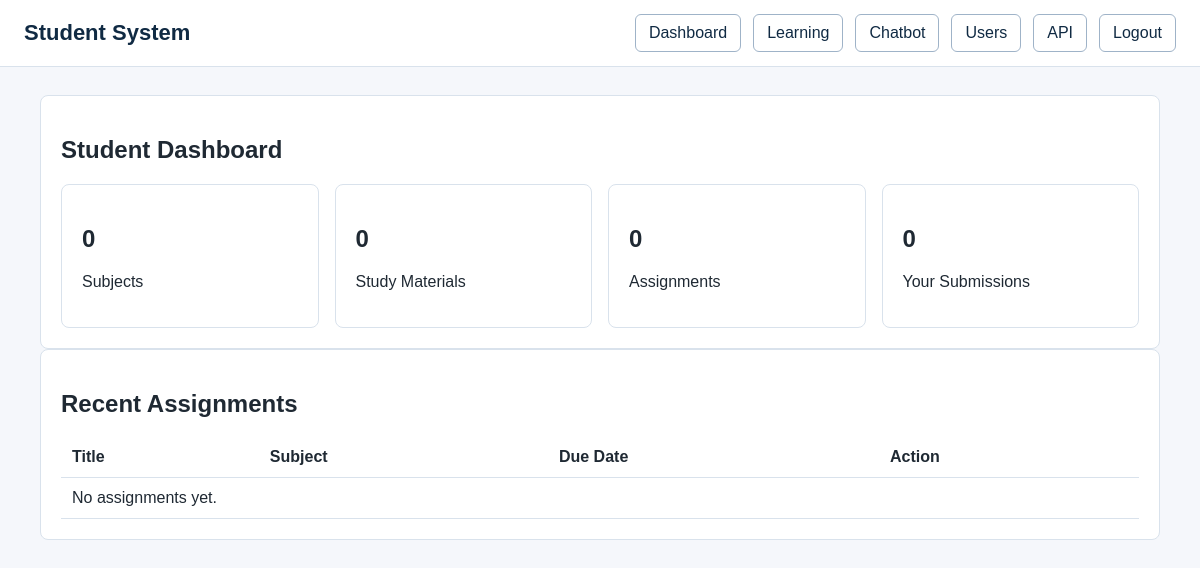
The page /accounts/dashboard/student/ (signed in) on the database as committed earlier.
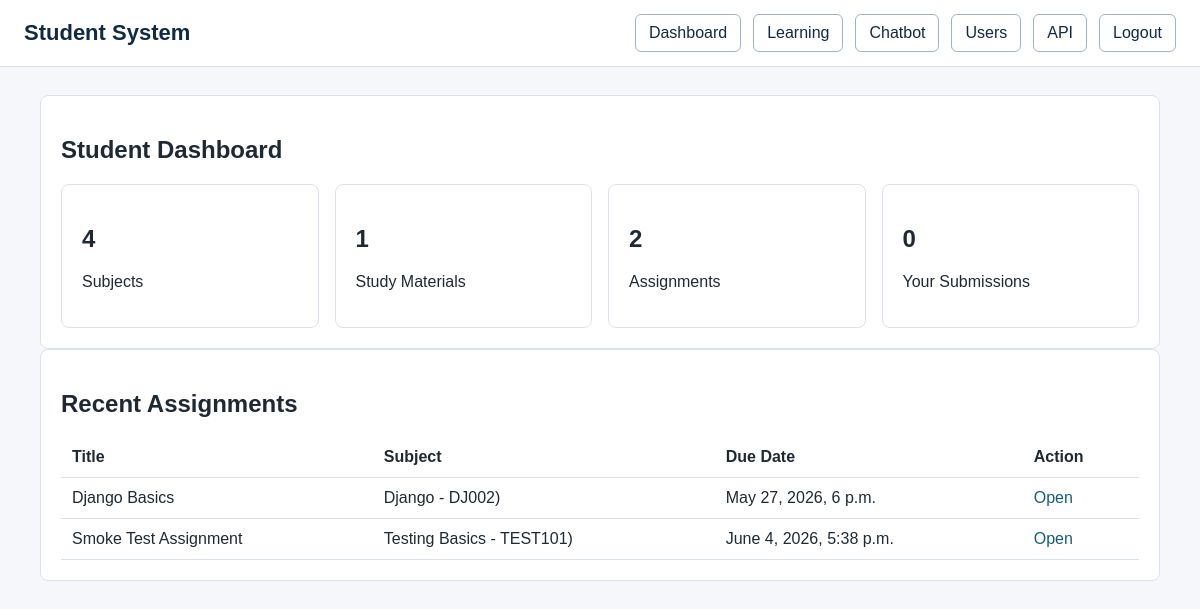
The same page on the database as committed later.
### learning/models.py (models this page shows, shortened)
class Assignment(models.Model):
    subject = models.ForeignKey(Subject, on_delete=models.CASCADE, related_name="assignments")
    title = models.CharField(max_length=200)
    description = models.TextField(blank=True, null=True)
    file= models.FileField(upload_to='assignments/', blank=True, null=True)
    due_date = models.DateTimeField()
    created_by = models.ForeignKey(
        settings.AUTH_USER_MODEL, on_delete=models.SET_NULL,
        null=True, related_name="assignments_created")
    created_at = models.DateTimeField(auto_now_add=True)
    class Meta:
        ordering = ['due_date']

class Subject(models.Model):
    name = models.CharField(max_length=100)
    code = models.CharField(max_length=20, unique=True)
    description = models.TextField(blank=True, null=True)
    created_at = models.DateTimeField(auto_now_add=True)
    created_by = models.ForeignKey(
        settings.AUTH_USER_MODEL, on_delete=models.SET_NULL,
        null=True, related_name="subjects_created")
    def __str__(self):
        return f"{self.name} - {self.code})"

### accounts/views.py (the view)
# urls.py: path("dashboard/student/", views.student_dashboard, name="student_dashboard"),
@login_required
def student_dashboard(request):
    profile = getattr(request.user, 'student_profile', None)
    submissions = AssignmentSubmission.objects.filter(student=request.user)
    context = {
        'profile': profile,
        'subject_count': Subject.objects.count(),
        'material_count': StudyMaterials.objects.count(),
        'assignment_count': Assignment.objects.count(),
        'submission_count': submissions.count(),
        'recent_assignments': Assignment.objects.order_by('-created_at')[:5],
    }
    return render(request, 'accounts/student_dashboard.html', context)

### accounts/models.py (called while the page is built)
    def is_admin_role(self):
        return self.role in [self.Roles.ADMIN, self.Roles.SUPER_ADMIN] or self.is_superuser

### templates/accounts/student_dashboard.html (shortened to what this page needs)
{% extends 'includes/base.html' %}
{% block content %}
<section class="panel">
    <h1>Student Dashboard</h1>
    <div class="grid">
        <div class="card"><h2>{{ subject_count }}</h2><p>Subjects</p></div>
        <div class="card"><h2>{{ material_count }}</h2><p>Study Materials</p></div>
        <div class="card"><h2>{{ assignment_count }}</h2><p>Assignments</p></div>
        <div class="card"><h2>{{ submission_count }}</h2><p>Your Submissions</p></div>
    </div>
</section>
<section class="panel">
    <h2>Recent Assignments</h2>
    <div class="table-wrap">
        <table>
            <tr><th>Title</th><th>Subject</th><th>Due Date</th><th>Action</th></tr>
            {% for assignment in recent_assignments %}
                <tr>
                    <td>{{ assignment.title }}</td>
                    <td>{{ assignment.subject }}</td>
                    <td>{{ assignment.due_date }}</td>
                    <td><a href="{% url 'learning:assignment_detail' assignment.pk %}">Open</a></td>
                </tr>
            {% empty %}
                <tr><td colspan="4">No assignments yet.</td></tr>
            {% endfor %}
        </table>
    </div>
</section>
{% endblock %}

Rows that differ between the two databases and show on the page:
added Assignment: title "Django Basics", subject "Django - DJ002)", due_date "May 27, 2026, 6 p.m."
added Assignment: title "Smoke Test Assignment", subject "Testing Basics - TEST101)", due_date "June 4, 2026, 5:38 p.m."
Other text that changed with them:
{{ subject_count }}: "0" → "4"
{{ material_count }}: "0" → "1"
{{ assignment_count }}: "0" → "2"
text no longer shown: "No assignments yet."
